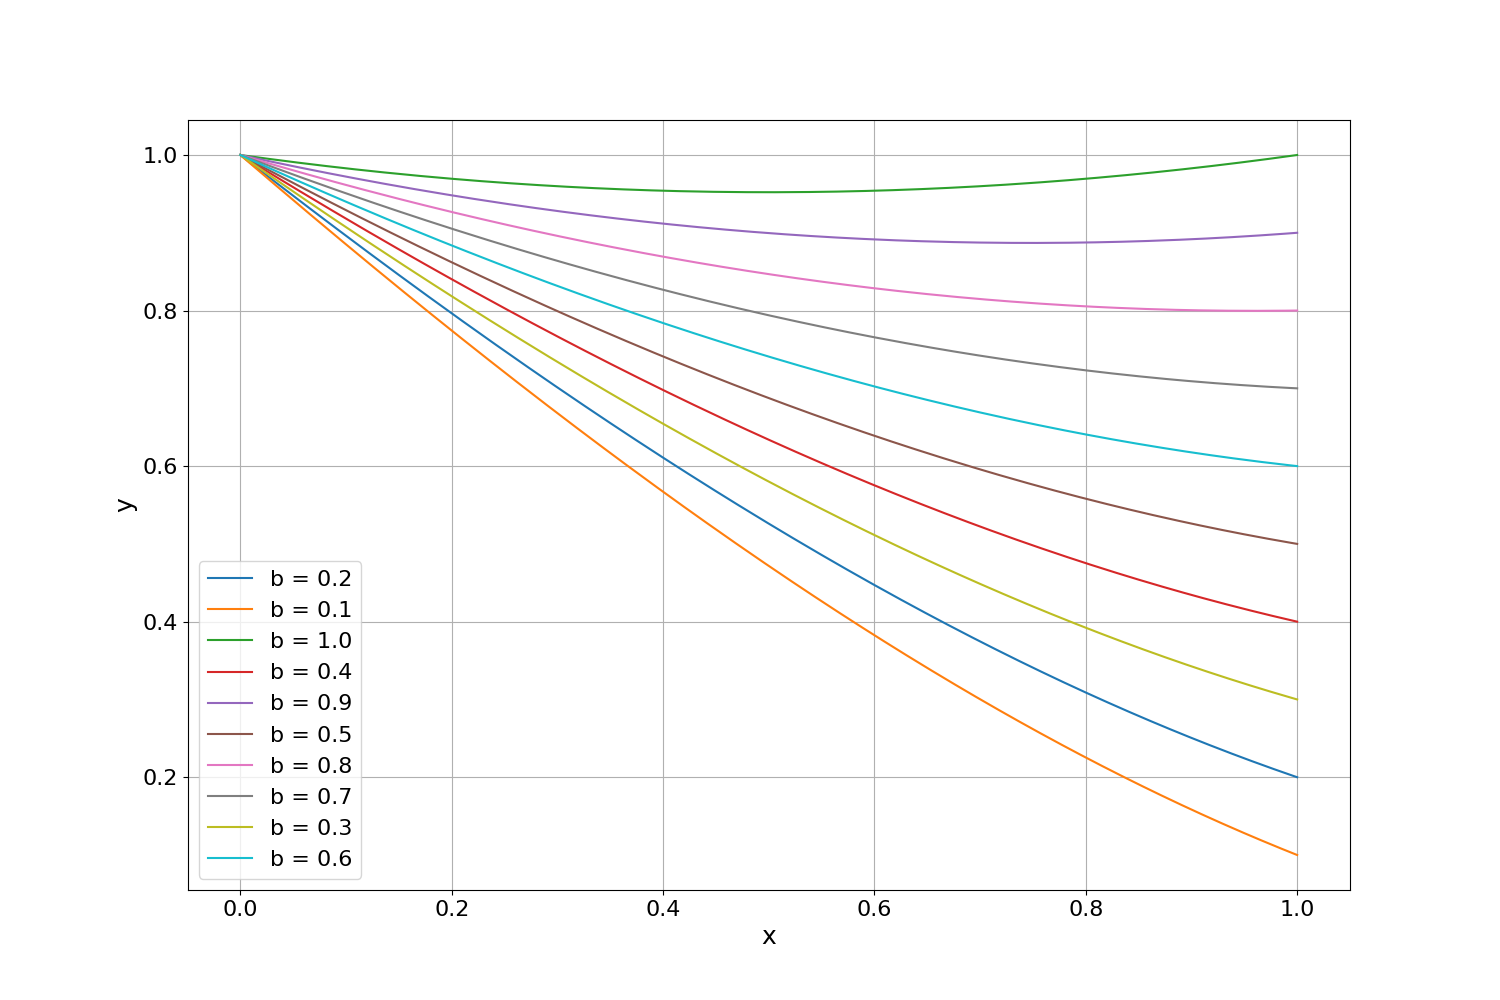

This chart was generated by the following Python code:
import matplotlib.pyplot as plt
import pandas as pd
import numpy as np
import os
def init_default():
  SMALL_SIZE = 16
  MEDIUM_SIZE = 18
  BIGGER_SIZE = 20

  plt.rc('font', size=SMALL_SIZE)          # controls default text sizes
  plt.rc('axes', titlesize=SMALL_SIZE)     # fontsize of the axes title
  plt.rc('axes', labelsize=MEDIUM_SIZE)    # fontsize of the x and y labels
  plt.rc('xtick', labelsize=SMALL_SIZE)    # fontsize of the tick labels
  plt.rc('ytick', labelsize=SMALL_SIZE)    # fontsize of the tick labels
  plt.rc('legend', fontsize=SMALL_SIZE)    # legend fontsize
  plt.rc('figure', titlesize=BIGGER_SIZE)  # fontsize of the figure title
  plt.rc('figure', figsize=[15, 10])

print(os.listdir("."))
dfs = {}
for file in os.listdir("."):
  if(file.endswith(".txt")):
    dfs[file[2:-4]] = pd.read_table(file, sep='\t', index_col = None, header = 0)
init_default()
for b, df in dfs.items():
  b = float(b)
  if (b <= 1):
    plt.plot(df['x'], df['y'], label=f"b = {b}")
plt.legend()
plt.grid()
plt.xlabel("x")
plt.ylabel("y")
plt.savefig("plot.png")
plt.close()
init_default()
for b, df in dfs.items():
  b = float(b)
  if (b > 1):
    plt.plot(df['x'], df['y'], label=f"b = {b}")
plt.legend()
plt.xlabel("x")
plt.ylabel("y")
plt.grid()
plt.savefig("plot_near_1.5.png")